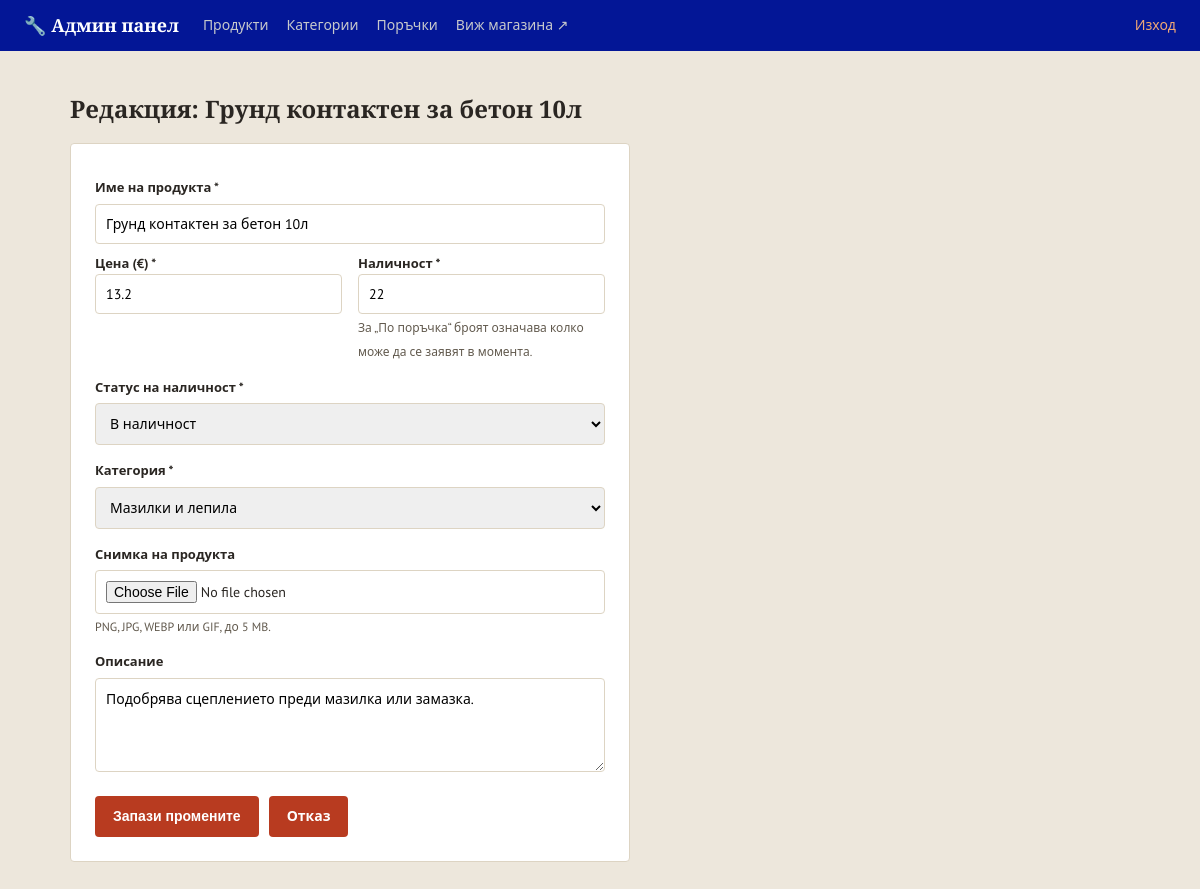
The page /admin/products/31/edit (signed in) on the database its author committed.
### models.py (models this page shows, shortened)
class Product(db.Model):
    __tablename__ = 'products'
    id = db.Column(db.Integer, primary_key=True)
    name = db.Column(db.String(200), nullable=False)
    latin_name = db.Column(db.String(200), nullable=True, unique=True)
    description = db.Column(db.Text, default='')
    price = db.Column(db.Float, nullable=False)
    stock = db.Column(db.Integer, default=0)
    availability = db.Column(db.String(16), nullable=False, default='in_stock')
    image_url = db.Column(db.String(300), default='')
    category_id = db.Column(db.Integer, db.ForeignKey('categories.id'), nullable=False)
    AVAILABILITY_CHOICES = ('in_stock', 'limited', 'on_order')
    AVAILABILITY_LABELS = {
        'in_stock': 'В наличност',
        'limited': 'Ограничена наличност',
        'on_order': 'По поръчка'
    }
    AVAILABILITY_BADGE_CLASS = {
        'in_stock': 'stock-ok',
        'limited': 'stock-limited',
        'on_order': 'stock-onorder'
    }
    AVAILABILITY_ICONS = {
        'in_stock': '✔',
        'limited': '⚠',
        'on_order': '⏳'
    }
    updated_at = db.Column(
        db.DateTime, nullable=True,
        default=datetime.utcnow, onupdate=datetime.utcnow
    )

### app.py (the view, shortened to what this page needs)
@app.route('/admin/products/<int:product_id>/edit', methods=['GET', 'POST'])
@admin_required
def admin_product_edit(product_id):
    product = Product.query.get_or_404(product_id)
    categories = Category.query.all()
    return render_template('admin/product_form.html', categories=categories, product=product, form=None)

### app.py (called while the page is built, shortened)
@app.after_request
def compress_text_response(response):
    if (response.status_code in (204, 206, 304)
            or response.headers.get('Content-Encoding')):
        return response
    if response.mimetype not in {
        'text/html', 'text/plain', 'text/css', 'text/javascript',
        'application/javascript', 'application/json', 'application/ai-catalog+json',
        'application/xml',
        'text/xml', 'image/svg+xml',
    }:
        return response
    response.vary.add('Accept-Encoding')
    accepted = {}
    for item in request.headers.get('Accept-Encoding', '').lower().split(','):
        parts = item.strip().split(';')
        encoding = parts[0].strip()
        if not encoding:
            continue
    if accepted.get('gzip', accepted.get('*', 0.0)) <= 0:
        return response

@app.context_processor
def inject_whatsapp_number():
    return {'whatsapp_number': app.config['WHATSAPP_NUMBER'], 'asset_version': app.config['ASSET_VERSION']}

@app.context_processor
def inject_canonical_url():
    public_pages = {'index', 'category_view', 'product_view', 'contacts', 'returns_policy'}
    canonical_url = None
    if request.endpoint in public_pages and request.method in ('GET', 'HEAD'):
        canonical_url = app.config['CANONICAL_SITE_URL'] + url_for(
            request.endpoint, _external=False, **(request.view_args or {})
        )
    return {'canonical_url': canonical_url}

@app.before_request
def redirect_www_domain():
    if request.method in ('GET', 'HEAD') and request.host.partition(':')[0].lower() == 'www.e-jelezaria.bg':
        path = request.full_path.rstrip('?') if not request.query_string else request.full_path
        return redirect(app.config['CANONICAL_SITE_URL'] + path, code=301)

@app.context_processor
def inject_category_icons():
    return {'category_icons': CATEGORY_ICONS}

@app.context_processor
def inject_availability_info():
    return {'availability_labels': Product.AVAILABILITY_LABELS,
            'availability_badge_class': Product.AVAILABILITY_BADGE_CLASS,
            'availability_icons': Product.AVAILABILITY_ICONS}

def admin_required(view_func):
    @wraps(view_func)
    def wrapper(*args, **kwargs):
        if not session.get('is_admin'):
            flash('Моля, влезте в системата.', 'error')
            return redirect(url_for('admin_login', next=request.path))
        return view_func(*args, **kwargs)
    return wrapper

### templates/admin/product_form.html (shortened to what this page needs)
{% extends 'admin/base.html' %}
{% block content %}
<h1 class="page-title">{% if product %}Редакция: {{ product.name }}{% else %}Нов продукт{% endif %}</h1>
<form method="post" class="admin-form" enctype="multipart/form-data">
    <label for="name">Име на продукта *</label>
    <input type="text" id="name" name="name" required
           value="{{ form.name if form else (product.name if product else '') }}">
    <div class="form-row">
        <div>
            <label for="price">Цена (€) *</label>
            <input type="number" id="price" name="price" step="0.01" min="0" required
                   value="{{ form.price if form else (product.price if product else '') }}">
        </div>
        <div>
            <label for="stock">Наличност *</label>
            <input type="number" id="stock" name="stock" min="0" required
                   value="{{ form.stock if form else (product.stock if product is not none else 0) }}">
            <small class="field-hint">За „По поръчка“ броят означава колко може да се заявят в момента.</small>
        </div>
    </div>
    <label for="availability">Статус на наличност *</label>
    {% set selected_availability = (form.availability if form else (product.availability if product else 'in_stock')) %}
    <select id="availability" name="availability" required>
        {% for value, label in availability_labels.items() %}
        <option value="{{ value }}" {% if selected_availability == value %}selected{% endif %}>{{ label }}</option>
        {% endfor %}
    </select>
    <label for="category_id">Категория *</label>
    <select id="category_id" name="category_id" required>
        {% for c in categories %}
        {% set selected_id = (form.category_id | int) if form else (product.category_id if product else None) %}
        <option value="{{ c.id }}" {% if selected_id == c.id %}selected{% endif %}>{{ c.name }}</option>
        {% endfor %}
    </select>
    <label for="image_file">Снимка на продукта</label>
    <input type="file" id="image_file" name="image_file" accept=".png,.jpg,.jpeg,.webp,.gif">
    <small class="field-hint">PNG, JPG, WEBP или GIF, до 5 MB. {% if product and product.image_url %}Ако качиш нова, ще замени текущата.{% endif %}</small>
    <label for="description">Описание</label>
    <textarea id="description" name="description" rows="4">{{ form.description if form else (product.description if product else '') }}</textarea>
    <div class="admin-form-actions">
        <button type="submit" class="btn">{% if product %}Запази промените{% else %}Създай продукт{% endif %}</button>
        <a href="{{ url_for('admin_dashboard') }}" class="btn btn-secondary">Отказ</a>
    </div>
</form>
{% endblock %}

### static/css/style.css (style rules this page uses)
:root { --steel: #0623e8; --steel-dark: #031696; --accent: #b83b20; --accent-dark: #a9361c; --highlight: #d9a441; --bg: #ede7dc; --card-bg: #ffffff; --border: #ddd4c3; --text: #2a2622; --text-light: #625a4e; --success: #3f6b45; --danger: #a23636; --radius: 4px; }
* { box-sizing: border-box; }
body { margin: 0; font-family: 'PT Sans', 'Segoe UI', Roboto, Arial, sans-serif; background: var(--bg); color: var(--text); line-height: 1.5; }
h1, h2, h3, .brand, .hero h1 { font-family: 'Bitter', Georgia, serif; }
a { color: inherit; text-decoration: none; }
.page-title { font-size: 24px; margin-bottom: 16px; }
.btn { display: inline-block; background: var(--accent); color: #fff; border: none; padding: 10px 18px; border-radius: var(--radius); font-weight: 600; cursor: pointer; font-size: 14px; }

### static/css/admin.css (style rules this page uses)
.admin-body { background: var(--bg); }
.btn-secondary { background: #e2e0dc; color: var(--text); }
.admin-form, .admin-inline-form { background: var(--card-bg); border: 1px solid var(--border); border-radius: var(--radius); padding: 24px; max-width: 560px; display: flex; flex-direction: column; gap: 6px; margin-bottom: 24px; }
.admin-form label { font-size: 13px; font-weight: 600; margin-top: 10px; }
.admin-form input, .admin-form select, .admin-form textarea, .admin-inline-form input { padding: 10px; border: 1px solid var(--border); border-radius: var(--radius); font-size: 14px; font-family: inherit; width: 100%; }
.form-row { display: grid; grid-template-columns: 1fr 1fr; gap: 16px; }
.admin-form-actions { display: flex; gap: 10px; margin-top: 18px; }
.field-hint { color: var(--text-light); font-size: 12px; margin-top: -2px; }

### rows shown on the page
Product: name "Грунд контактен за бетон 10л", price "13.2", stock "22", availability "В наличност", description "Подобрява сцеплението преди мазилка или замазка."

### other values the page prints
form field category_id "Мазилки и лепила"
